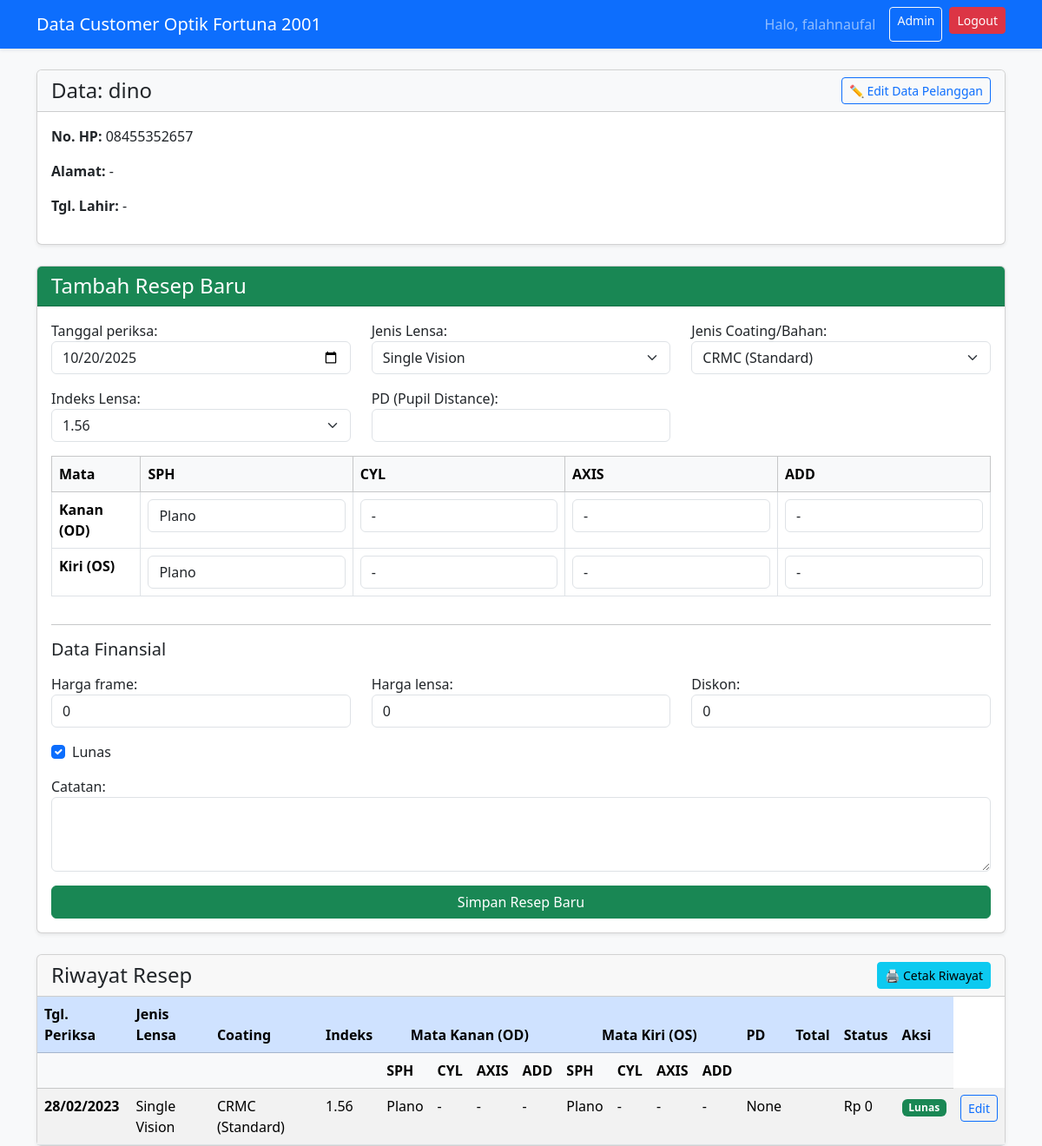
Screenshot of /pelanggan/8/ (signed in) with the database file from the repository.
### pasien/models.py (models this page shows, shortened)
class Pelanggan(models.Model):
    nama = models.CharField(max_length=100)
    no_hp = models.CharField(max_length=20, unique=True)
    alamat = models.TextField(blank=True, null=True)
    tanggal_lahir = models.DateField(blank=True, null=True)
    created_at = models.DateTimeField(auto_now_add=True)
    class Meta:
        verbose_name = "Data Pelanggan"
        verbose_name_plural = "Data Pelanggan"

class Resep(models.Model):
    JENIS_LENSA_CHOICES = [
        ('SV', 'Single Vision'),
        ('BF', 'Bifokal'),
        ('PG', 'Progresif'),
        ('OFF', 'Office / Baca'),
        ('LAIN', 'Lainnya'),
    ]
    COATING_LENSA_CHOICES = [
        ('CRMC', 'CRMC (Standard)'),
        ('BLR', 'Blueray'),
        ('PHC', 'Photochromic'),
        ('BLC', 'Bluechromic (Blueray + Photochromic)'),
        ('LAIN', 'Lainnya'),
    ]
    INDEKS_LENSA_CHOICES = [
        ('1.56', '1.56'),
        ('1.60', '1.60'),
        ('1.67', '1.67'),
        ('1.74', '1.74'),
        ('LAIN', 'Lainnya (misal: 1.50, 1.59)'),
    ]
    pelanggan = models.ForeignKey(Pelanggan, on_delete=models.CASCADE, related_name='resep_history')
    tanggal_periksa = models.DateField(default=timezone.now)
    jenis_lensa = models.CharField(
        "Jenis Lensa", max_length=5, choices=JENIS_LENSA_CHOICES, default='SV'
    )
    jenis_coating = models.CharField(
        "Jenis Coating/Bahan",
        max_length=5,
        choices=COATING_LENSA_CHOICES,
        default='CRMC'
    )
    indeks_lensa = models.CharField(
        "Indeks Lensa",
        max_length=5,
        choices=INDEKS_LENSA_CHOICES,
        default='1.56'
    )
    harga_frame = models.DecimalField(max_digits=10, decimal_places=0, default=0)
    harga_lensa = models.DecimalField(max_digits=10, decimal_places=0, default=0)
    diskon = models.DecimalField(max_digits=10, decimal_places=0, default=0)
    total_bayar = models.DecimalField(max_digits=10, decimal_places=0, blank=True, null=True)
    lunas = models.BooleanField(default=True)
    total_bayar = models.DecimalField(
        "Total Bayar (Rp)",
        max_digits=10,
        decimal_places=0,
        default=0,
        editable=False )
    od_sph = models.CharField("SPH (Kanan)", max_length=10, default='Plano')
    od_cyl = models.CharField("CYL (Kanan)", max_length=10, default='-')
    od_axis = models.CharField("AXIS (Kanan)", max_length=10, default='-')
    od_add = models.CharField("ADD (Kanan)", max_length=10, default='-')
    os_sph = models.CharField("SPH (Kiri)", max_length=10, default='Plano')
    os_cyl = models.CharField("CYL (Kiri)", max_length=10, default='-')
    os_axis = models.CharField("AXIS (Kiri)", max_length=10, default='-')
    os_add = models.CharField("ADD (Kiri)", max_length=10, default='-')
    pd = models.CharField("PD (Pupil Distance)", max_length=10, blank=True, null=True)
    catatan = models.TextField(blank=True, null=True)
    created_at = models.DateTimeField(auto_now_add=True)
    class Meta:
        ordering = ['-tanggal_periksa'] # Urutkan resep terbaru di atas
        verbose_name = "Data Resep"
        verbose_name_plural = "Data Resep"

### pasien/views.py (the view)
# urls.py: path('pelanggan/<int:pk>/', views.detail_pelanggan, name='detail'),
@login_required # Kunci halaman ini
def detail_pelanggan(request, pk):
    pelanggan = get_object_or_404(Pelanggan, pk=pk)
    resep_list = pelanggan.resep_history.all()
    if request.method == 'POST':
        form = ResepForm(request.POST)
        if form.is_valid():
            resep_baru = form.save(commit=False) # Jangan simpan dulu
            resep_baru.pelanggan = pelanggan      # Isi 'pelanggan' secara manual
            resep_baru.save()                     # Baru simpan ke database
            return redirect('detail', pk=pelanggan.pk)
    else:
        form = ResepForm() # Buat form kosong
    context = {
        'pelanggan': pelanggan,
        'resep_list': resep_list,
        'form': form, # Kirim form (kosong atau terisi) ke template
    }
    return render(request, 'detail.html', context)

### templates/detail.html (shortened to what this page needs)
{% extends 'base.html' %}
{% block content %}
<div class="card shadow-sm mb-4">
    <div class="card-header bg-light d-flex justify-content-between align-items-center">
        <h4 class="mb-0">Data: {{ pelanggan.nama }}</h4>
        <a href="{% url 'edit_pelanggan' pelanggan.pk %}" class="btn btn-outline-primary btn-sm">
           ✏️ Edit Data Pelanggan
        </a>
    </div>
    <div class="card-body">
        <p><strong>No. HP:</strong> {{ pelanggan.no_hp }}</p>
        <p><strong>Alamat:</strong> {{ pelanggan.alamat|default:"-" }}</p>
        <p><strong>Tgl. Lahir:</strong> {{ pelanggan.tanggal_lahir|date:"d M Y"|default:"-" }}</p>
    </div>
</div>
<div class="card shadow-sm mb-4">
    <div class="card-header bg-success text-white">
        <h4 class="mb-0">Tambah Resep Baru</h4>
    </div>
    <div class="card-body">
        <form method="POST">
            <div class="row">
                <div class="col-md-4 mb-3">{{ form.tanggal_periksa.label_tag }} {{ form.tanggal_periksa }}</div>
                <div class="col-md-4 mb-3">{{ form.jenis_lensa.label_tag }} {{ form.jenis_lensa }}</div>
                <div class="col-md-4 mb-3">{{ form.jenis_coating.label_tag }} {{ form.jenis_coating }}</div>
            </div>
            <div class="row">
                <div class="col-md-4 mb-3">{{ form.indeks_lensa.label_tag }} {{ form.indeks_lensa }}</div>
                <div class="col-md-4 mb-3">{{ form.pd.label_tag }} {{ form.pd }}</div>
            </div>
            <div class="table-responsive mb-3">
                <table class="table table-bordered">
                    <tr class="table-light">
                        <th>Mata</th>
                        <th>SPH</th><th>CYL</th><th>AXIS</th><th>ADD</th>
                    </tr>
                    <tr>
                        <th>Kanan (OD)</th>
                        <td>{{ form.od_sph }}</td>
                        <td>{{ form.od_cyl }}</td>
                        <td>{{ form.od_axis }}</td>
                        <td>{{ form.od_add }}</td>
                    </tr>
                    <tr>
                        <th>Kiri (OS)</th>
                        <td>{{ form.os_sph }}</td>
                        <td>{{ form.os_cyl }}</td>
                        <td>{{ form.os_axis }}</td>
                        <td>{{ form.os_add }}</td>
                    </tr>
                </table>
            </div>
            <hr>
            <h5 class="mb-3">Data Finansial</h5>
            <div class="row">
                <div class="col-md-4 mb-3">
                    {{ form.harga_frame.label_tag }}
                    {{ form.harga_frame }}
                </div>
                <div class="col-md-4 mb-3">
                    {{ form.harga_lensa.label_tag }}
                    {{ form.harga_lensa }}
                </div>
                <div class="col-md-4 mb-3">
                    {{ form.diskon.label_tag }}
                    {{ form.diskon }}
                </div>
            </div>
            <div class="form-check mb-3">
                {{ form.lunas }}
                <label class="form-check-label" for="{{ form.lunas.id_for_label }}">
                    {{ form.lunas.label }}
                </label>
            </div>
            <div class="mb-3">
                {{ form.catatan.label_tag }}
                {{ form.catatan }}
            </div>
            <button type="submit" class="btn btn-success w-100">Simpan Resep Baru</button>
        </form>
    </div>
</div>
<div class="card shadow-sm printable-area">
    <div class="card-header d-flex justify-content-between align-items-center">
        <h4 class="mb-0">Riwayat Resep</h4>
        <button onclick="window.print()" class="btn btn-info btn-sm d-print-none">
            🖨️ Cetak Riwayat
        </button>
    </div>
    <div class="card-body p-0">
        <div class="table-responsive">
            <table class="table table-striped table-hover mb-0">
                <thead class="table-primary">
                    <tr>
                        <th>Tgl. Periksa</th>
                        <th>Jenis Lensa</th>
                        <th>Coating</th>
                        <th>Indeks</th>
                        <th colspan="4" class="text-center">Mata Kanan (OD)</th>
                        <th colspan="4" class="text-center">Mata Kiri (OS)</th>
                        <th>PD</th>
                        <th>Total</th> <th>Status</th> <th>Aksi</th>
                    </tr>
                    <tr class="table-light">
                        <th></th>
                        <th></th>
                        <th></th>
                        <th></th>
                        <th>SPH</th><th>CYL</th><th>AXIS</th><th>ADD</th>
                        <th>SPH</th><th>CYL</th><th>AXIS</th><th>ADD</th>
                        <th></th>
                        <th></th> <th></th> <th></th>
                    </tr>
                </thead>
                <tbody>
                    {% for resep in resep_list %}
                    <tr>
                        <td><strong>{{ resep.tanggal_periksa|date:"d/m/Y" }}</strong></td>
                        <td>{{ resep.get_jenis_lensa_display }}</td>
                        <td>{{ resep.get_jenis_coating_display }}</td>
                        <td>{{ resep.get_indeks_lensa_display }}</td>
                        <td>{{ resep.od_sph }}</td>
                        <td>{{ resep.od_cyl }}</td>
                        <td>{{ resep.od_axis }}</td>
                        <td>{{ resep.od_add }}</td>
                        <td>{{ resep.os_sph }}</td>
                        <td>{{ resep.os_cyl }}</td>
                        <td>{{ resep.os_axis }}</td>
                        <td>{{ resep.os_add }}</td>
                        <td>{{ resep.pd }}</td>
                        <td>
                            <td>Rp {{ resep.total_bayar|default:0 }}</td>
                    <td>
                        {% if resep.lunas %}
                            <span class="badge bg-success">Lunas</span>
                        {% else %}
                            <span class="badge bg-danger">Belum Lunas</span>
                        {% endif %}
                    </td>
                    <td>
                    <a href="{% url 'edit_resep' resep.pk %}" class="btn btn-sm btn-outline-primary">Edit</a>
                </td>
                    </tr>
                    {% empty %}
                    <tr><td colspan="14" class="text-center p-4">Belum ada riwayat resep.</td></tr>
                    {% endfor %}
                </tbody>
            </table>
        </div>
    </div>
</div>
{% endblock %}

### templates/base.html (shortened to what this page needs)
<!doctype html>
<html lang="id">
  <head>
    <link href="https://cdn.jsdelivr.net/npm/bootstrap@5.3.3/dist/css/bootstrap.min.css" rel="stylesheet">
  </head>
  <body>
    <nav class="navbar navbar-expand-lg navbar-dark bg-primary shadow-sm">
        <div class="container">
            <a class="navbar-brand" href="{% url 'search' %}"> Data Customer Optik Fortuna 2001</a>
            <div class="d-flex">
                {% if user.is_authenticated %}
                    <span class="navbar-text me-3">
                        Halo, {{ user.first_name|default:user.username }}
                    </span>
                    <a href="/admin" class="btn btn-outline-light btn-sm me-2" target="_blank">Admin</a>
                    <form action="{% url 'logout' %}" method="POST" class="d-inline">
    <button type="submit" class="btn btn-danger btn-sm">Logout</button>
</form>
                {% else %}
                    <a href="{% url 'login' %}" class="btn btn-light btn-sm">Login</a>
                {% endif %}
            </div>
        </div>
    </nav>
    <div class="container mt-4">
        {% block content %}
        {% endblock %}
    </div>
  </body>
</html>

### templates/base.html (style rules this page uses)
body { background-color: #f8f9fa; }

### rows the page displays
Pelanggan: nama "dino", no_hp "08455352657", alamat "-", tanggal_lahir "-"
Resep: tanggal_periksa "28/02/2023", jenis_lensa "Single Vision", jenis_coating "CRMC (Standard)", indeks_lensa "1.56", od_sph "Plano", od_cyl "-", od_axis "-", od_add "-", os_sph "Plano", os_cyl "-", os_axis "-", os_add "-", pd "None", total_bayar "0", lunas "Lunas"

### other values shown
{{ user.first_name|default:user.username }} "falahnaufal"
